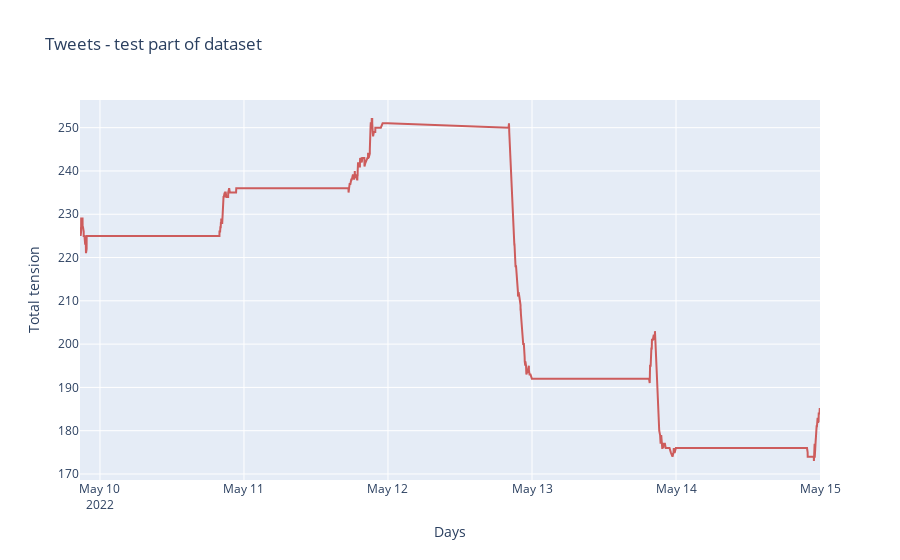

Notebook cell for this chart:
### Code cell
plot_time_series(ts_test, text = 'tension', title = 'Tweets - test part of dataset', x_axis = 'Days')

### Figure 1 — Plotly figure (JSON) as saved in the notebook; plotly's stock layout.template omitted (floating-point values rounded to 4 significant figures; data arrays with more than 128 entries replaced by an {"elided": "..."} marker saying what was removed)
{"data": [{"marker": {"color": "indianred"}, "text": "tension", "type": "scatter", "x": {"elided": "561 str values"}, "y": {"elided": "561 int values"}}], "layout": {"showlegend": false, "title": {"text": "Tweets - test part of dataset"}, "xaxis": {"title": {"text": "Days"}}, "yaxis": {"title": {"text": "Total tension"}}}}
